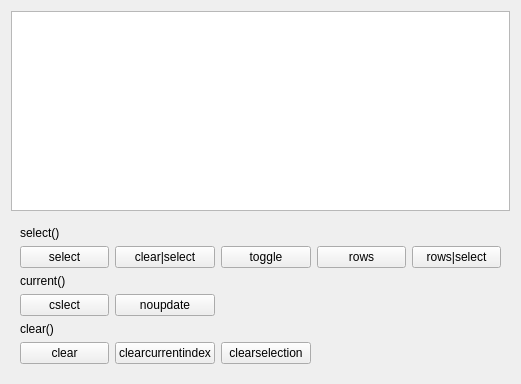
<?xml version="1.0" encoding="UTF-8"?>
<ui version="4.0">
 <class>MyWidgetTest_QItemSelectionModel</class>
 <widget class="QWidget" name="MyWidgetTest_QItemSelectionModel">
  <property name="geometry">
   <rect>
    <x>0</x>
    <y>0</y>
    <width>521</width>
    <height>335</height>
   </rect>
  </property>
  <property name="windowTitle">
   <string>Form</string>
  </property>
  <layout class="QGridLayout" name="gridLayout_2">
   <item row="0" column="0">
    <widget class="QTableView" name="tableView">
     <property name="minimumSize">
      <size>
       <width>0</width>
       <height>200</height>
      </size>
     </property>
     <property name="maximumSize">
      <size>
       <width>16777215</width>
       <height>200</height>
      </size>
     </property>
    </widget>
   </item>
   <item row="1" column="0">
    <widget class="QWidget" name="widget" native="true">
     <layout class="QGridLayout" name="gridLayout">
      <item row="0" column="0">
       <widget class="QLabel" name="label">
        <property name="text">
         <string>select()</string>
        </property>
       </widget>
      </item>
      <item row="1" column="0">
       <widget class="QPushButton" name="pushButton">
        <property name="text">
         <string>select</string>
        </property>
       </widget>
      </item>
      <item row="1" column="1">
       <widget class="QPushButton" name="pushButton_2">
        <property name="text">
         <string>clear|select</string>
        </property>
       </widget>
      </item>
      <item row="1" column="2">
       <widget class="QPushButton" name="pushButton_3">
        <property name="text">
         <string>toggle</string>
        </property>
       </widget>
      </item>
      <item row="1" column="3">
       <widget class="QPushButton" name="pushButton_4">
        <property name="text">
         <string>rows</string>
        </property>
       </widget>
      </item>
      <item row="1" column="4">
       <widget class="QPushButton" name="pushButton_5">
        <property name="text">
         <string>rows|select</string>
        </property>
       </widget>
      </item>
      <item row="2" column="0">
       <widget class="QLabel" name="label_2">
        <property name="text">
         <string>current()</string>
        </property>
       </widget>
      </item>
      <item row="3" column="0">
       <widget class="QPushButton" name="pushButton_6">
        <property name="text">
         <string>cslect</string>
        </property>
       </widget>
      </item>
      <item row="3" column="1">
       <widget class="QPushButton" name="pushButton_7">
        <property name="text">
         <string>noupdate</string>
        </property>
       </widget>
      </item>
      <item row="4" column="0">
       <widget class="QLabel" name="label_3">
        <property name="text">
         <string>clear()</string>
        </property>
       </widget>
      </item>
      <item row="5" column="0">
       <widget class="QPushButton" name="pushButton_8">
        <property name="text">
         <string>clear</string>
        </property>
       </widget>
      </item>
      <item row="5" column="1">
       <widget class="QPushButton" name="pushButton_9">
        <property name="text">
         <string>clearcurrentindex</string>
        </property>
       </widget>
      </item>
      <item row="5" column="2">
       <widget class="QPushButton" name="pushButton_10">
        <property name="text">
         <string>clearselection</string>
        </property>
       </widget>
      </item>
     </layout>
    </widget>
   </item>
  </layout>
 </widget>
 <resources/>
 <connections/>
</ui>
